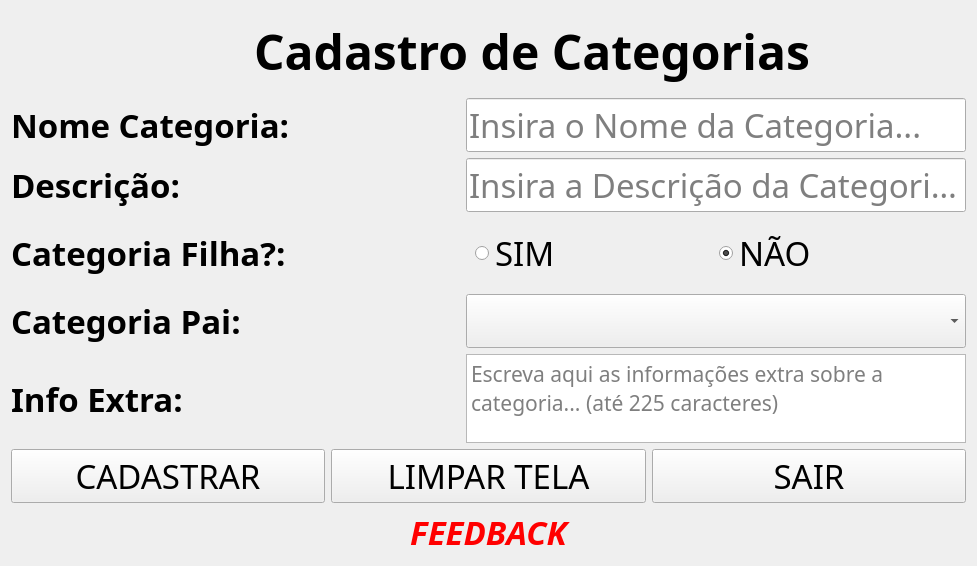
<?xml version="1.0" encoding="UTF-8"?>
<ui version="4.0">
 <class>Form_cadastro_categorias</class>
 <widget class="QWidget" name="Form_cadastro_categorias">
  <property name="geometry">
   <rect>
    <x>0</x>
    <y>0</y>
    <width>977</width>
    <height>566</height>
   </rect>
  </property>
  <property name="minimumSize">
   <size>
    <width>977</width>
    <height>566</height>
   </size>
  </property>
  <property name="maximumSize">
   <size>
    <width>977</width>
    <height>566</height>
   </size>
  </property>
  <property name="windowTitle">
   <string>Cadastro de Categorias</string>
  </property>
  <property name="windowIcon">
   <iconset>
    <normaloff>../Images/add_categories.gif</normaloff>../Images/add_categories.gif</iconset>
  </property>
  <layout class="QVBoxLayout" name="verticalLayout_2">
   <item>
    <layout class="QHBoxLayout" name="horizontalLayout_2">
     <item>
      <widget class="QLabel" name="label_categorias_gif">
       <property name="minimumSize">
        <size>
         <width>81</width>
         <height>81</height>
        </size>
       </property>
       <property name="maximumSize">
        <size>
         <width>81</width>
         <height>81</height>
        </size>
       </property>
       <property name="text">
        <string/>
       </property>
       <property name="pixmap">
        <pixmap>../Images/add_categories.gif</pixmap>
       </property>
       <property name="scaledContents">
        <bool>true</bool>
       </property>
      </widget>
     </item>
     <item>
      <widget class="QLabel" name="label_cadastro_categorias_main">
       <property name="font">
        <font>
         <family>Sitka Heading</family>
         <pointsize>36</pointsize>
         <bold>true</bold>
        </font>
       </property>
       <property name="text">
        <string>Cadastro de Categorias</string>
       </property>
       <property name="scaledContents">
        <bool>true</bool>
       </property>
       <property name="alignment">
        <set>Qt::AlignCenter</set>
       </property>
      </widget>
     </item>
    </layout>
   </item>
   <item>
    <layout class="QHBoxLayout" name="horizontalLayout_3">
     <item>
      <widget class="QLabel" name="label_cod_categoria">
       <property name="font">
        <font>
         <family>Sitka Heading</family>
         <pointsize>25</pointsize>
         <bold>true</bold>
        </font>
       </property>
       <property name="acceptDrops">
        <bool>false</bool>
       </property>
       <property name="layoutDirection">
        <enum>Qt::LeftToRight</enum>
       </property>
       <property name="text">
        <string>Nome Categoria:</string>
       </property>
      </widget>
     </item>
     <item>
      <widget class="QLineEdit" name="lineEdit_cod_categoria">
       <property name="sizePolicy">
        <sizepolicy hsizetype="Minimum" vsizetype="Fixed">
         <horstretch>0</horstretch>
         <verstretch>0</verstretch>
        </sizepolicy>
       </property>
       <property name="minimumSize">
        <size>
         <width>500</width>
         <height>0</height>
        </size>
       </property>
       <property name="font">
        <font>
         <family>Sitka Heading</family>
         <pointsize>25</pointsize>
        </font>
       </property>
       <property name="acceptDrops">
        <bool>false</bool>
       </property>
       <property name="layoutDirection">
        <enum>Qt::LeftToRight</enum>
       </property>
       <property name="placeholderText">
        <string>Insira o Nome da Categoria...</string>
       </property>
      </widget>
     </item>
    </layout>
   </item>
   <item>
    <layout class="QHBoxLayout" name="horizontalLayout_4">
     <item>
      <widget class="QLabel" name="label_desc_categoria">
       <property name="font">
        <font>
         <family>Sitka Heading</family>
         <pointsize>25</pointsize>
         <bold>true</bold>
        </font>
       </property>
       <property name="acceptDrops">
        <bool>false</bool>
       </property>
       <property name="layoutDirection">
        <enum>Qt::LeftToRight</enum>
       </property>
       <property name="text">
        <string>Descrição:</string>
       </property>
      </widget>
     </item>
     <item>
      <widget class="QLineEdit" name="lineEdit_desc_categoria">
       <property name="sizePolicy">
        <sizepolicy hsizetype="Minimum" vsizetype="Fixed">
         <horstretch>0</horstretch>
         <verstretch>0</verstretch>
        </sizepolicy>
       </property>
       <property name="minimumSize">
        <size>
         <width>500</width>
         <height>0</height>
        </size>
       </property>
       <property name="font">
        <font>
         <family>Sitka Heading</family>
         <pointsize>25</pointsize>
        </font>
       </property>
       <property name="acceptDrops">
        <bool>false</bool>
       </property>
       <property name="layoutDirection">
        <enum>Qt::LeftToRight</enum>
       </property>
       <property name="placeholderText">
        <string>Insira a Descrição da Categoria...</string>
       </property>
      </widget>
     </item>
    </layout>
   </item>
   <item>
    <layout class="QHBoxLayout" name="horizontalLayout_5">
     <item>
      <widget class="QLabel" name="label_categoria_filha">
       <property name="font">
        <font>
         <family>Sitka Heading</family>
         <pointsize>25</pointsize>
         <bold>true</bold>
        </font>
       </property>
       <property name="acceptDrops">
        <bool>false</bool>
       </property>
       <property name="layoutDirection">
        <enum>Qt::LeftToRight</enum>
       </property>
       <property name="text">
        <string>Categoria Filha?:</string>
       </property>
      </widget>
     </item>
     <item>
      <widget class="QWidget" name="widget" native="true">
       <property name="sizePolicy">
        <sizepolicy hsizetype="Preferred" vsizetype="Preferred">
         <horstretch>0</horstretch>
         <verstretch>0</verstretch>
        </sizepolicy>
       </property>
       <property name="minimumSize">
        <size>
         <width>500</width>
         <height>0</height>
        </size>
       </property>
       <layout class="QVBoxLayout" name="verticalLayout">
        <item>
         <layout class="QHBoxLayout" name="horizontalLayout">
          <item>
           <widget class="QRadioButton" name="radioButton_filha_sim">
            <property name="sizePolicy">
             <sizepolicy hsizetype="Minimum" vsizetype="Fixed">
              <horstretch>0</horstretch>
              <verstretch>0</verstretch>
             </sizepolicy>
            </property>
            <property name="font">
             <font>
              <family>Sitka Heading</family>
              <pointsize>25</pointsize>
             </font>
            </property>
            <property name="text">
             <string>SIM</string>
            </property>
            <property name="iconSize">
             <size>
              <width>16</width>
              <height>16</height>
             </size>
            </property>
           </widget>
          </item>
          <item>
           <widget class="QRadioButton" name="radioButton_filha_nao">
            <property name="font">
             <font>
              <family>Sitka Heading</family>
              <pointsize>25</pointsize>
              <bold>false</bold>
             </font>
            </property>
            <property name="text">
             <string>NÃO</string>
            </property>
            <property name="checked">
             <bool>true</bool>
            </property>
           </widget>
          </item>
         </layout>
        </item>
       </layout>
      </widget>
     </item>
    </layout>
   </item>
   <item>
    <layout class="QHBoxLayout" name="horizontalLayout_6">
     <item>
      <widget class="QLabel" name="label_categoria_pai">
       <property name="font">
        <font>
         <family>Sitka Heading</family>
         <pointsize>25</pointsize>
         <bold>true</bold>
        </font>
       </property>
       <property name="acceptDrops">
        <bool>false</bool>
       </property>
       <property name="layoutDirection">
        <enum>Qt::LeftToRight</enum>
       </property>
       <property name="text">
        <string>Categoria Pai:</string>
       </property>
      </widget>
     </item>
     <item>
      <widget class="QComboBox" name="comboBox_esc_categoria_pai">
       <property name="minimumSize">
        <size>
         <width>500</width>
         <height>0</height>
        </size>
       </property>
       <property name="font">
        <font>
         <family>Sitka Heading</family>
         <pointsize>25</pointsize>
        </font>
       </property>
       <property name="placeholderText">
        <string>Escolha a Categoria Pai...</string>
       </property>
      </widget>
     </item>
    </layout>
   </item>
   <item>
    <layout class="QHBoxLayout" name="horizontalLayout_7">
     <item>
      <widget class="QLabel" name="label_info_extra_categoria">
       <property name="font">
        <font>
         <family>Sitka Heading</family>
         <pointsize>25</pointsize>
         <bold>true</bold>
        </font>
       </property>
       <property name="text">
        <string>Info Extra:</string>
       </property>
      </widget>
     </item>
     <item>
      <widget class="QTextEdit" name="textEdit_info_extra_categoria">
       <property name="sizePolicy">
        <sizepolicy hsizetype="Minimum" vsizetype="Expanding">
         <horstretch>0</horstretch>
         <verstretch>0</verstretch>
        </sizepolicy>
       </property>
       <property name="minimumSize">
        <size>
         <width>500</width>
         <height>0</height>
        </size>
       </property>
       <property name="font">
        <font>
         <family>Sitka Heading</family>
         <pointsize>16</pointsize>
        </font>
       </property>
       <property name="documentTitle">
        <string/>
       </property>
       <property name="placeholderText">
        <string>Escreva aqui as informações extra sobre a categoria... (até 225 caracteres)</string>
       </property>
      </widget>
     </item>
    </layout>
   </item>
   <item>
    <layout class="QHBoxLayout" name="horizontalLayout_8">
     <item>
      <widget class="QPushButton" name="pushButton_cadastrar_categoria">
       <property name="sizePolicy">
        <sizepolicy hsizetype="Minimum" vsizetype="Minimum">
         <horstretch>0</horstretch>
         <verstretch>0</verstretch>
        </sizepolicy>
       </property>
       <property name="font">
        <font>
         <family>Sitka Heading</family>
         <pointsize>25</pointsize>
        </font>
       </property>
       <property name="text">
        <string>CADASTRAR</string>
       </property>
      </widget>
     </item>
     <item>
      <widget class="QPushButton" name="pushButton_limpar_tela_categoria">
       <property name="sizePolicy">
        <sizepolicy hsizetype="Minimum" vsizetype="Minimum">
         <horstretch>0</horstretch>
         <verstretch>0</verstretch>
        </sizepolicy>
       </property>
       <property name="font">
        <font>
         <family>Sitka Heading</family>
         <pointsize>25</pointsize>
        </font>
       </property>
       <property name="text">
        <string>LIMPAR TELA</string>
       </property>
      </widget>
     </item>
     <item>
      <widget class="QPushButton" name="pushButton_sair_categoria">
       <property name="sizePolicy">
        <sizepolicy hsizetype="Minimum" vsizetype="Minimum">
         <horstretch>0</horstretch>
         <verstretch>0</verstretch>
        </sizepolicy>
       </property>
       <property name="font">
        <font>
         <family>Sitka Heading</family>
         <pointsize>25</pointsize>
        </font>
       </property>
       <property name="text">
        <string>SAIR</string>
       </property>
      </widget>
     </item>
    </layout>
   </item>
   <item>
    <widget class="QLabel" name="label_feedback_categoria">
     <property name="font">
      <font>
       <family>Sitka Heading</family>
       <pointsize>25</pointsize>
       <italic>true</italic>
       <bold>true</bold>
      </font>
     </property>
     <property name="styleSheet">
      <string notr="true">color: rgb(255,0,0);</string>
     </property>
     <property name="inputMethodHints">
      <set>Qt::ImhUppercaseOnly</set>
     </property>
     <property name="text">
      <string>FEEDBACK</string>
     </property>
     <property name="alignment">
      <set>Qt::AlignCenter</set>
     </property>
    </widget>
   </item>
  </layout>
 </widget>
 <resources/>
 <connections/>
</ui>
